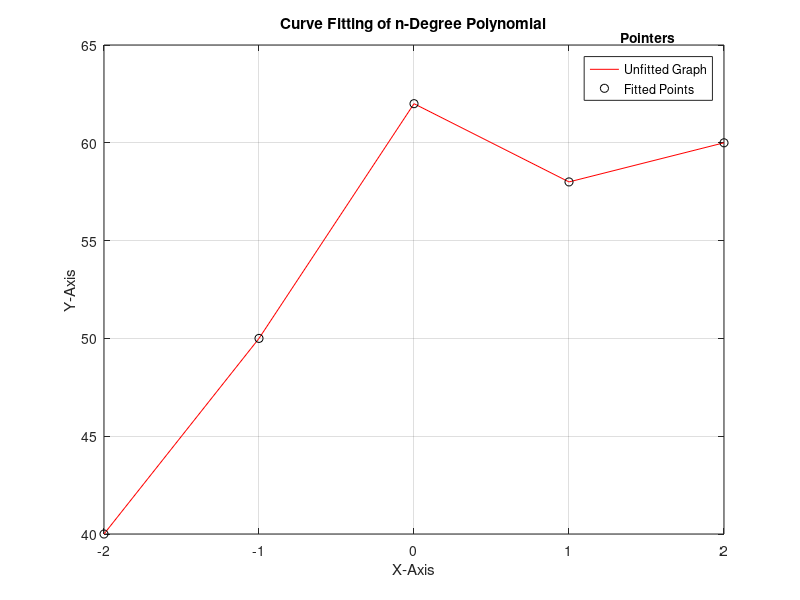

Recreate this plot in MATLAB.
clear all
clc
X = [-2, -1, 0, 1, 2];
Y = [40, 50, 62, 58, 60];
l = length(Y);
o = input("Enter Order of The Given Equation: ");
sum_Xn(1) = 0;
sum_XnY(1) = 0;
for i = 1 : l
    Xn_Table(i, 1) = X(i);
    sum_Xn(1) = sum_Xn(1) + Xn_Table(i, 1);
    XnY_Table(i, 1) = Y(i);
    sum_XnY(1) = sum_XnY(1) + XnY_Table(i, 1);
end
for c = 2 : 2 * o
   sum_Xn(c) = 0;
   for r = 1 : l
      Xn_Table(r, c) = Xn_Table(r, 1).^c; 
      sum_Xn(c) = sum_Xn(c) + Xn_Table(r, c);
   end
end
for c = 2 : o + 1
   sum_XnY(c) = 0;
   for r = 1 : l
   XnY_Table(r, c) = Xn_Table(r, c - 1) * Y(r); 
   sum_XnY(c) = sum_XnY(c) + XnY_Table(r, c);
   end
end
newMat = [XnY_Table(:, 1), Xn_Table, XnY_Table(:, 2 : o + 1)];
summation = [sum_XnY(1), sum_Xn(1, :), sum_XnY(2 : o + 1)];
disp(newMat)
disp(summation)
for r = 1 : o + 1
    index = r - 1;
    for c = 1 : o + 1
        if(index == 0)
            A(r, c) = l;
            index = index + 1;
            continue;
        end
            A(r, c) = sum_Xn(index);
            index = index + 1;
    end
end
points = sum_XnY / A;
fprintf("The Required Polynomial Equation of Order %d:\n", o);
fprintf("y = ");
for i = 1 : o + 1
   fprintf("+ (%.4f)x^%d ", points(i), i - 1); 
end
fprintf("\n");
for row = 1 : l
    B(row) = points(1);
    for column = 1 : o
        B(row) = B(row) + Xn_Table(row, column) * points(column + 1);
    end
end
plot(X, Y, 'red')
hold on
grid on
xlabel('X-Axis'); ylabel('Y-Axis');
plot(X, B, 'blacko')
title("Curve Fitting of n-Degree Polynomial")
title(legend, 'Pointers')
legend('Unfitted Graph', 'Fitted Points')